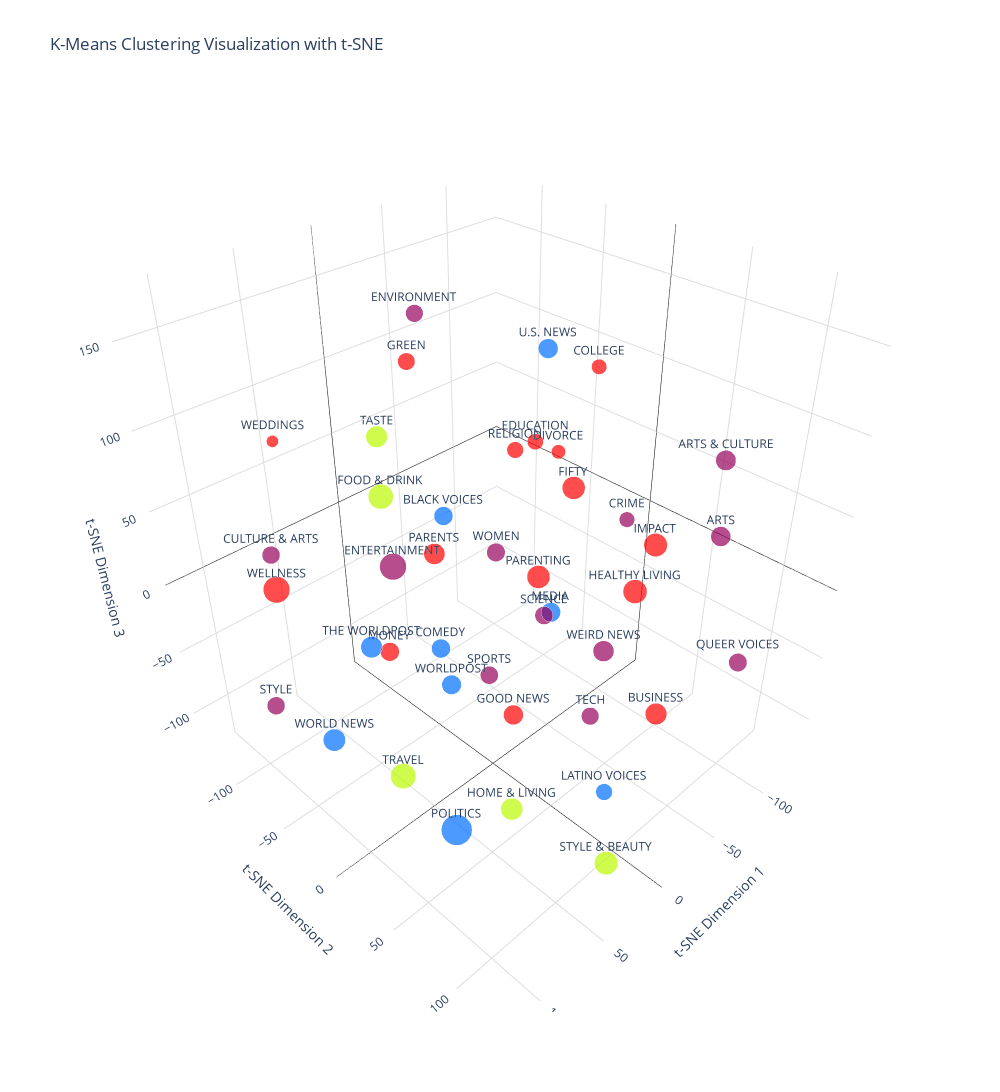

This figure's notebook cell:
### Markdown cell above
## Visualize Category Clusterization

### Code cell
import plotly.graph_objects as go

size_scale_factor = 30
marker_sizes = np.array(category_dominance_scores) * size_scale_factor

fig = go.Figure(
    data=[go.Scatter3d(
        x=reduced_data[:, 0],
        y=reduced_data[:, 1],
        z=reduced_data[:, 2],
        mode='markers',
        marker=dict(
            size=marker_sizes,
            color=kmeans_results.labels_,
            colorscale='Rainbow',
            symbol='circle',
        ),
        text=category_names,
        textposition='top center',
    )],
    layout=go.Layout(
        width=1000,
        height=1200,
        scene=dict(
            xaxis=dict(
                showbackground=False,
                showgrid=True,
                gridcolor='#ddd',
                zerolinecolor='black',
            ),
            yaxis=dict(
                showbackground=False,
                showgrid=True,
                gridcolor='#ddd',
                zerolinecolor='black',
            ),
            zaxis=dict(
                showbackground=False,
                showgrid=True,
                gridcolor='#ddd',
                zerolinecolor='black',
            ),
            xaxis_title='t-SNE Dimension 1',
            yaxis_title='t-SNE Dimension 2',
            zaxis_title='t-SNE Dimension 3',
        ),
        title='K-Means Clustering Visualization with t-SNE'
    ),
)


fig.update_traces(mode='markers+text')

fig.show()

### Figure 1 — Plotly figure (JSON) as saved in the notebook; plotly's stock layout.template omitted (floating-point values rounded to 4 significant figures)
{"data": [{"marker": {"color": [0, 0, 1, 3, 3, 1, 0, 0, 3, 3, 0, 0, 3, 2, 3, 3, 3, 2, 3, 1, 1, 3, 3, 3, 1, 0, 3, 0, 0, 0, 2, 2, 0, 1, 2, 1, 3, 0, 3, 0, 1, 1], "colorscale": [[0.0, "rgb(150,0,90)"], [0.125, "rgb(0,0,200)"], [0.25, "rgb(0,25,255)"], [0.375, "rgb(0,152,255)"], [0.5, "rgb(44,255,150)"], [0.625, "rgb(151,255,0)"], [0.75, "rgb(255,234,0)"], [0.875, "rgb(255,111,0)"], [1.0, "rgb(255,0,0)"]], "size": [13.77, 14.03, 13.0, 14.95, 10.57, 13.05, 10.69, 12.35, 9.823, 11.14, 18.46, 12.16, 15.83, 17.32, 13.71, 11.96, 16.56, 15.16, 16.21, 11.52, 13.49, 12.98, 15.92, 14.56, 21.28, 12.65, 11.45, 12.49, 12.44, 12.34, 16.18, 14.83, 12.16, 14.83, 17.46, 13.64, 8.339, 14.45, 18.4, 12.74, 15.4, 13.47], "symbol": "circle"}, "mode": "markers+text", "text": ["ARTS", "ARTS & CULTURE", "BLACK VOICES", "BUSINESS", "COLLEGE", "COMEDY", "CRIME", "CULTURE & ARTS", "DIVORCE", "EDUCATION", "ENTERTAINMENT", "ENVIRONMENT", "FIFTY", "FOOD & DRINK", "GOOD NEWS", "GREEN", "HEALTHY LIVING", "HOME & LIVING", "IMPACT", "LATINO VOICES", "MEDIA", "MONEY", "PARENTING", "PARENTS", "POLITICS", "QUEER VOICES", "RELIGION", "SCIENCE", "SPORTS", "STYLE", "STYLE & BEAUTY", "TASTE", "TECH", "THE WORLDPOST", "TRAVEL", "U.S. NEWS", "WEDDINGS", "WEIRD NEWS", "WELLNESS", "WOMEN", "WORLD NEWS", "WORLDPOST"], "textposition": "top center", "x": [-33.47, -91.77, 20.42, 8.737, -119.4, 106.5, -134.2, 60.82, 21.58, -68.01, 79.41, 25.85, -28.24, 7.418, -31.53, 0.716, -34.0, 93.95, -91.15, -24.6, -99.89, 13.23, -27.07, -51.12, 81.93, -79.79, -110.1, 34.53, 1.245, 98.99, 43.46, -27.74, -3.044, 60.96, 60.81, -42.31, 80.16, -71.16, 106.0, -48.79, 117.5, 57.21], "y": [121.1, 82.18, -16.21, 124.2, -29.89, 76.51, -11.47, -128.5, 65.07, -32.69, 12.52, -25.78, 32.38, -86.15, -13.24, -63.94, 73.44, 107.8, 43.29, 70.67, -44.4, -81.0, 9.978, -107.8, 54.92, 115.0, -89.84, 70.81, -1.766, -83.57, 127.2, -131.3, 73.36, -35.35, -15.29, -1.139, -78.28, 26.14, -52.26, -46.39, 2.332, 27.1], "z": [82.88, 84.51, 55.99, -1.746, 91.08, 70.3, -16.1, -5.454, 128.7, 59.49, 67.45, 169.3, 73.57, 31.34, -121.5, 123.2, 24.35, -16.4, 11.74, -124.4, -91.82, -81.59, 4.613, -49.92, -84.04, -27.86, 13.85, 44.99, -59.55, -73.75, -81.87, 39.86, -45.37, -22.29, -111.0, 137.1, 100.4, -67.46, 33.18, -17.06, -28.91, -13.32], "type": "scatter3d"}], "layout": {"height": 1200, "scene": {"xaxis": {"gridcolor": "#ddd", "showbackground": false, "showgrid": true, "title": {"text": "t-SNE Dimension 1"}, "zerolinecolor": "black"}, "yaxis": {"gridcolor": "#ddd", "showbackground": false, "showgrid": true, "title": {"text": "t-SNE Dimension 2"}, "zerolinecolor": "black"}, "zaxis": {"gridcolor": "#ddd", "showbackground": false, "showgrid": true, "title": {"text": "t-SNE Dimension 3"}, "zerolinecolor": "black"}}, "title": {"text": "K-Means Clustering Visualization with t-SNE"}, "width": 1000}}
